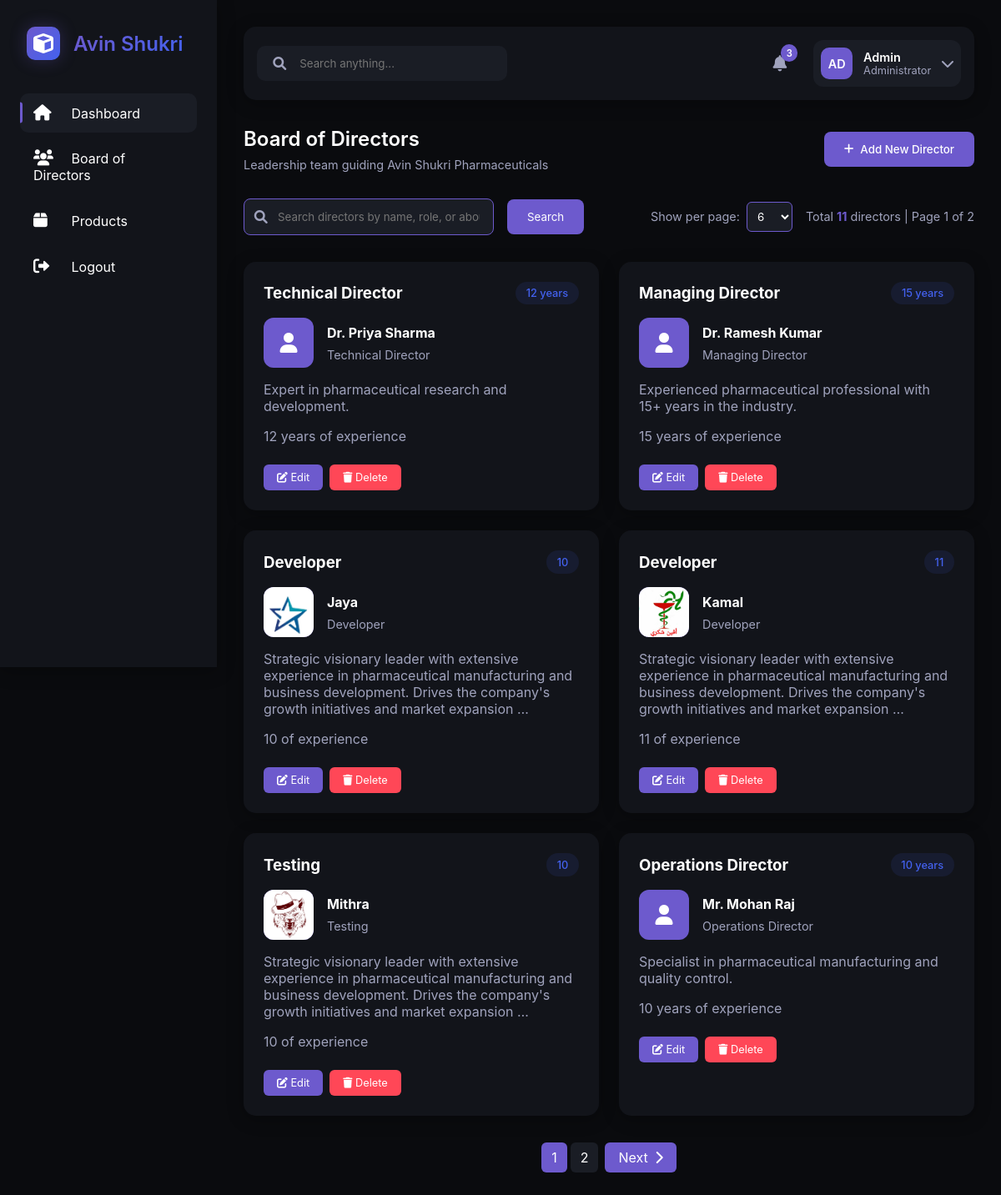
Screenshot of /board_of_directors/ (signed in) with the database file from the repository.
### members/models.py (models this page shows, shortened)
class Director(models.Model):
    name = models.CharField(max_length=100)
    role = models.CharField(max_length=100)
    about = models.TextField()
    experience = models.CharField(max_length=200)
    image = models.ImageField(upload_to='directors/', blank=True, null=True)
    created_at = models.DateTimeField(auto_now_add=True)
    updated_at = models.DateTimeField(auto_now=True)
    class Meta:
        ordering = ['name']

### members/views.py (the view)
# urls.py: path('board_of_directors/', views.board_of_directors, name='board_of_directors'),
def board_of_directors(request):
    if not request.user.is_authenticated or not (request.user.is_superuser or request.user.is_staff):
        return redirect('login')
    search_query = request.GET.get('search', '')
    page = request.GET.get('page', 1)
    per_page = request.GET.get('per_page', 6)
    try:
        per_page = int(per_page)
        if per_page not in [6, 12, 24, 48]:
            per_page = 6
    except (ValueError, TypeError):
        per_page = 6
    if search_query:
        from django.db.models import Q
        directors = Director.objects.filter(
            Q(name__icontains=search_query) |
            Q(role__icontains=search_query) |
            Q(about__icontains=search_query)
        )
    else:
        directors = Director.objects.all()
    paginator = Paginator(directors, per_page)
    try:
        directors_page = paginator.page(page)
    except PageNotAnInteger:
        directors_page = paginator.page(1)
    except EmptyPage:
        directors_page = paginator.page(paginator.num_pages)
    context = {
        'directors': directors_page,
        'search_query': search_query,
        'total_directors': directors.count(),
        'per_page': per_page,
        'per_page_options': [6, 12, 24, 48],
    }
    return render(request, 'admin/board_of_directors.html', context)

### members/templates/admin/board_of_directors.html (shortened to what this page needs)
{% extends 'admin/admin_base.html' %}
{% load static %}
{% block content %}
<div class="section-header" style="display: flex; justify-content: space-between; align-items: center; margin-bottom: 2rem;">
    <div>
        <h2>Board of Directors</h2>
        <p>Leadership team guiding Avin Shukri Pharmaceuticals</p>
    </div>
    <button class="settings-btn" onclick="openModal()" style="display: inline-flex; align-items: center; gap: 0.5rem; padding: 0.8rem 1.5rem; background: var(--accent-primary); color: white; border: none; border-radius: 8px; font-weight: 500; cursor: pointer; transition: all 0.3s ease;">
        <i class="fas fa-plus"></i>
        Add New Director
    </button>
</div>
<div style="display: flex; justify-content: space-between; align-items: center; margin-bottom: 2rem; gap: 1rem; flex-wrap: wrap;">
    <div style="display: flex; align-items: center; gap: 1rem;">
        <div style="position: relative; flex: 1; min-width: 300px;">
            <input type="text"
                   id="searchInput"
                   value="{{ search_query }}"
                   placeholder="Search directors by name, role, or about..."
                   style="width: 100%; padding: 0.8rem 1rem 0.8rem 2.5rem; background: var(--bg-tertiary); border: 1px solid var(--accent-primary); border-radius: 8px; color: var(--text-primary);">
            <i class="fas fa-search" style="position: absolute; left: 0.8rem; top: 50%; transform: translateY(-50%); color: var(--text-secondary);"></i>
        </div>
        <button onclick="searchDirectors()" style="padding: 0.8rem 1.5rem; background: var(--accent-primary); color: white; border: none; border-radius: 8px; cursor: pointer;">
            Search
        </button>
    </div>
    <div style="display: flex; align-items: center; gap: 1rem; color: var(--text-secondary); font-size: 0.9rem;">
        <div style="display: flex; align-items: center; gap: 0.5rem;">
            <label for="perPageSelect">Show per page:</label>
            <select id="perPageSelect"
                    onchange="changePerPage()"
                    style="padding: 0.5rem; background: var(--bg-tertiary); border: 1px solid var(--accent-primary); border-radius: 6px; color: var(--text-primary);">
                {% for option in per_page_options %}
                <option value="{{ option }}" {% if per_page == option %}selected{% endif %}>{{ option }}</option>
                {% endfor %}
            </select>
        </div>
        <div>
            {% if search_query %}
            Found <strong style="color: var(--accent-primary);">{{ total_directors }}</strong> directors matching "{{ search_query }}"
            {% else %}
            Total <strong style="color: var(--accent-primary);">{{ total_directors }}</strong> directors
            {% endif %}
            {% if directors.has_other_pages %}
            | Page {{ directors.number }} of {{ directors.paginator.num_pages }}
            {% endif %}
        </div>
    </div>
</div>
<div class="projects-grid">
    {% for director in directors %}
    <div class="project-card glow">
        <div class="project-header">
            <h3>{{ director.role }}</h3>
            <span class="status in-progress">{{ director.experience }}</span>
        </div>
        <div style="display: flex; align-items: center; gap: 1rem; margin-bottom: 1rem;">
            <div class="profile-avatar" style="width: 60px; height: 60px; background: var(--accent-primary); border-radius: 12px; display: flex; align-items: center; justify-content: center;">
                {% if director.image %}
                    <img src="{{ director.image.url }}" alt="{{ director.name }}" style="width: 100%; height: 100%; object-fit: cover; border-radius: 12px;">
                {% else %}
                    <i class="fas fa-user" style="color: white; font-size: 1.5rem;"></i>
                {% endif %}
            </div>
            <div>
                <h4 style="margin: 0; color: var(--text-primary);">{{ director.name }}</h4>
                <p style="margin: 0.5rem 0 0 0; color: var(--text-secondary); font-size: 0.9rem;">{{ director.role }}</p>
            </div>
        </div>
        {% if director.about %}
        <div style="margin-bottom: 1rem;">
            <p style="margin: 0; color: var(--text-secondary);">{{ director.about|truncatewords:20 }}</p>
        </div>
        {% endif %}
        <div style="margin-bottom: 1rem;">
            <p style="margin: 0; color: var(--text-secondary);">{{ director.experience }} of experience</p>
        </div>
        <div class="project-meta">
            <div style="display: flex; gap: 0.5rem;">
                <button onclick="editDirector({{ director.id }})" style="padding: 0.5rem 1rem; background: var(--accent-primary); color: white; border: none; border-radius: 6px; cursor: pointer; font-size: 0.8rem;">
                    <i class="fas fa-edit"></i> Edit
                </button>
                <button onclick="deleteDirector({{ director.id }})" style="padding: 0.5rem 1rem; background: var(--danger); color: white; border: none; border-radius: 6px; cursor: pointer; font-size: 0.8rem;">
                    <i class="fas fa-trash"></i> Delete
                </button>
            </div>
        </div>
    </div>
    {% endfor %}
</div>
{% if directors.has_other_pages %}
<div style="display: flex; justify-content: center; align-items: center; gap: 0.5rem; margin-top: 2rem;">
    <span style="display: flex; gap: 0.25rem;">
        {% for num in directors.paginator.page_range %}
            {% if directors.number == num %}
                <span style="padding: 0.5rem 0.75rem; background: var(--accent-primary); color: white; border-radius: 6px;">{{ num }}</span>
            {% elif num > directors.number|add:'-3' and num < directors.number|add:'3' %}
                <a href="?page={{ num }}&search={{ search_query }}&per_page={{ per_page }}"
                   style="padding: 0.5rem 0.75rem; background: var(--bg-tertiary); color: var(--text-primary); text-decoration: none; border-radius: 6px;">{{ num }}</a>
            {% endif %}
        {% endfor %}
    </span>
    {% if directors.has_next %}
        <a href="?page={{ directors.next_page_number }}&search={{ search_query }}&per_page={{ per_page }}"
           style="padding: 0.5rem 1rem; background: var(--accent-primary); color: white; text-decoration: none; border-radius: 6px; display: flex; align-items: center; gap: 0.5rem;">
            Next <i class="fas fa-chevron-right"></i>
        </a>
    {% endif %}
</div>
{% endif %}
{% endblock %}

### members/templates/admin/admin_base.html (shortened to what this page needs)
{% load static %}
<html lang="en" class="dark-theme">
<head>
    <link href="https://cdnjs.cloudflare.com/ajax/libs/font-awesome/6.0.0/css/all.min.css" rel="stylesheet">
</head>
<body>
    <div class="dashboard">
        <nav class="sidebar">
            <div class="logo">
                <div class="logo-icon">
                    <i class="fas fa-cube"></i>
                </div>
                <span>Avin Shukri</span>
            </div>
            <ul class="nav-links">
                <li class="active">
                    <a href="{% url 'admin_dash' %}" style="color: inherit; text-decoration: none;">
                        <i class="fas fa-home"></i>
                        <span>Dashboard</span>
                        <div class="nav-indicator"></div>
                    </a>
                </li>
                <li>
                    <a href="{% url 'board_of_directors' %}" style="color: inherit; text-decoration: none;">
                        <i class="fas fa-users"></i>
                        <span>Board of Directors</span>
                    </a>
                </li>
                <li>
                    <a href="{% url 'products_page' %}" style="color: inherit; text-decoration: none;">
                        <i class="fas fa-box"></i>
                        <span>Products</span>
                    </a>
                </li>
                <li>
                    <a href="{% url 'logout' %}" style="color: inherit; text-decoration: none;">
                        <i class="fas fa-sign-out-alt"></i>
                        <span>Logout</span>
                    </a>
                </li>
            </ul>
        </nav>
        <main class="main-content">
            <header>
                <div class="header-left">
                    <div class="search-bar">
                        <i class="fas fa-search"></i>
                        <input type="text" placeholder="Search anything...">
                    </div>
                </div>
                <div class="header-right">
                    <div class="notifications">
                        <div class="notification-trigger">
                            <i class="fas fa-bell"></i>
                            <span class="notification-badge">3</span>
                        </div>
                    </div>
                    <div class="profile">
                        <div class="profile-trigger">
                            <div class="profile-avatar">
                                <span class="avatar-text">AD</span>
                            </div>
                            <div class="profile-info">
                                <span class="profile-name">Admin</span>
                                <span class="profile-role">Administrator</span>
                            </div>
                            <i class="fas fa-chevron-down"></i>
                        </div>
                    </div>
                </div>
            </header>
            {% block content %}{% endblock %}
        </main>
    </div>
</body>
</html>

### rows the page displays
Director: role "Technical Director", experience "12 years", name "Dr. Priya Sharma", about "Expert in pharmaceutical research and development."
Director: role "Managing Director", experience "15 years", name "Dr. Ramesh Kumar", about "Experienced pharmaceutical professional with 15+ years in the industry."
Director: role "Developer", experience "10", image (picture), name "Jaya", about "Strategic visionary leader with extensive experience in pharmaceutical manufacturing and business development. Drives the company's growth initiatives and market expansion …"
Director: role "Developer", experience "11", image (picture), name "Kamal", about "Strategic visionary leader with extensive experience in pharmaceutical manufacturing and business development. Drives the company's growth initiatives and market expansion …"
Director: role "Testing", experience "10", image (picture), name "Mithra", about "Strategic visionary leader with extensive experience in pharmaceutical manufacturing and business development. Drives the company's growth initiatives and market expansion …"
Director: role "Operations Director", experience "10 years", name "Mr. Mohan Raj", about "Specialist in pharmaceutical manufacturing and quality control."

### other values shown
{{ total_directors }} "11"
{{ directors.number }} "1"
{{ directors.paginator.num_pages }} "2"
{{ num }} "1"
{{ num }} "2"
form field value "6"
